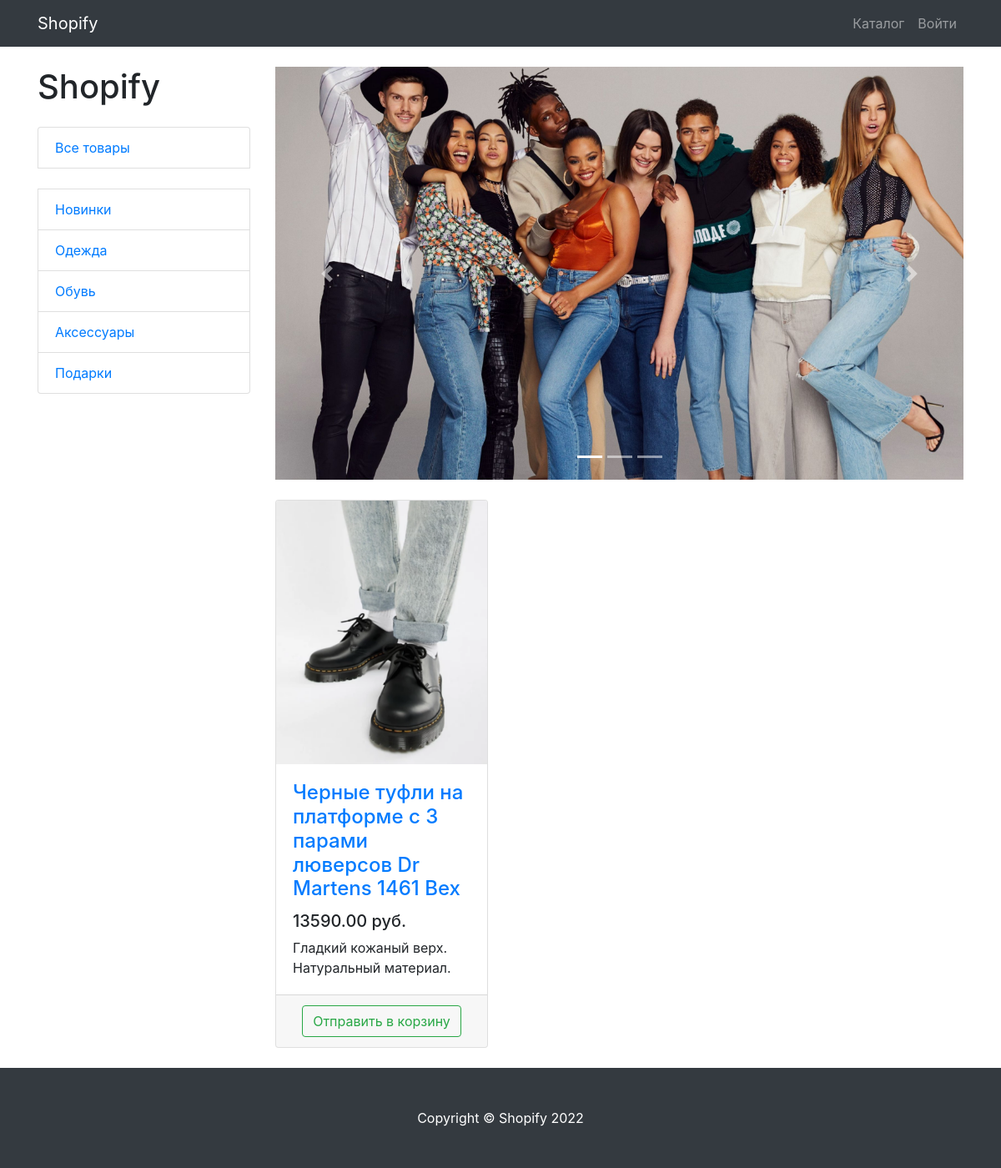
The app's page /products/3 with its own data.
### products/models.py (models this page shows, shortened)
class ProductCategory(models.Model):
    name = models.CharField(max_length=64, unique=True)
    description = models.TextField(blank=True)
    class Meta:
        verbose_name_plural = 'Product Categories'

class Product(models.Model):
    name = models.CharField(max_length=256)
    image = models.ImageField(upload_to='products_images', blank=True)
    description = models.TextField(blank=True)
    short_description = models.CharField(max_length=64, blank=True)
    price = models.DecimalField(max_digits=8, decimal_places=2, default=0)
    quantity = models.PositiveIntegerField(default=0)
    category = models.ForeignKey(ProductCategory, on_delete=models.CASCADE)
    class Meta:
        verbose_name_plural = 'Products'

### products/views.py (the view)
# urls.py: path('', products, name='index'),
def products(request, category_id=None, page=1):
    context = {
        'title': 'Shopify - Каталог',
        'categories': ProductCategory.objects.all()
    }
    if category_id:
        products = Product.objects.filter(category_id=category_id)
    else:
        products = Product.objects.all()
    paginator = Paginator(products, 3)
    product_paginator = paginator.page(page)
    context.update({
        'products': product_paginator
    })
    return render(request, 'products/products.html', context)

### products/templates/products/products.html (shortened to what this page needs)
{% extends 'products/base.html' %}
{% load static %}
{% block css %}
  <link href="{% static 'css/products.css' %}" rel="stylesheet">
{% endblock %}
{% block content %}
  <div class="container">
    <div class="row">
      <div class="col-lg-3">
        <h1 class="my-4">Shopify</h1>
        <div class="list-group">
          <a href="{% url 'products:index' %}" class="list-group-item"> Все товары</a>
          <br>
          {% for category in categories %}
          <a href="{% url 'products:category' category.id %}" class="list-group-item">{{ category.name }}</a>
          {% endfor %}
        </div>
      </div>
      <div class="col-lg-9">
        <div id="carouselExampleIndicators" class="carousel slide my-4" data-ride="carousel">
          <ol class="carousel-indicators">
            <li data-target="#carouselExampleIndicators" data-slide-to="0" class="active"><br>
            </li>
            <li data-target="#carouselExampleIndicators" data-slide-to="1"><br>
            </li>
            <li data-target="#carouselExampleIndicators" data-slide-to="2"><br>
            </li>
          </ol>
          <div class="carousel-inner" role="listbox">
            <div class="carousel-item active"> <img class="d-block img-fluid"
                src="{% static 'vendor/img/slides/slide-1.jpg' %}" alt="First slide"> </div>
          </div>
          <a class="carousel-control-prev" href="#carouselExampleIndicators" role="button"
            data-slide="prev"> <span class="carousel-control-prev-icon" aria-hidden="true"></span>
            <span class="sr-only">Previous</span> </a> <a class="carousel-control-next"
            href="#carouselExampleIndicators" role="button" data-slide="next">
            <span class="carousel-control-next-icon" aria-hidden="true"></span>
            <span class="sr-only">Next</span> </a> </div>
        <div class="row">
          {% for product in products %}
          <div class="col-lg-4 col-md-6 mb-4">
            <div class="card h-100"> <a href="#"> <img class="card-img-top"
                  src="/media/{{ product.image }}" alt=""> </a>
              <div class="card-body">
                <h4 class="card-title"> <a href="#">{{ product.name }}</a> </h4>
                <h5>{{ product.price }} руб.</h5>
                <p class="card-text">{{ product.short_description }}</p>
              </div>
              <div class="card-footer text-center">
                <a href="{% url 'products:basket_add' product.id %}">
                  <button type="button" class="btn btn-outline-success">
                    Отправить в корзину
                  </button>
                </a>
              </div>
            </div>
          </div>
          {% endfor %}
        </div>
      </div>
    </div>
  </div>
{% endblock %}
{% block footer %}
  <footer class="py-5 bg-dark">
    <div class="container">
      <p class="m-0 text-center text-white">Copyright © Shopify 2022</p>
    </div>
  </footer>
{% endblock %}

### static/css/products.css (style rules this page uses)
body { padding-top: 56px; }

### records on screen
ProductCategory: name "Новинки"
ProductCategory: name "Одежда"
ProductCategory: name "Обувь"
ProductCategory: name "Аксессуары"
ProductCategory: name "Подарки"
Product: image (picture), name "Черные туфли на платформе с 3 парами люверсов Dr Martens 1461 Bex", price "13590.00", short_description "Гладкий кожаный верх. Натуральный материал."
